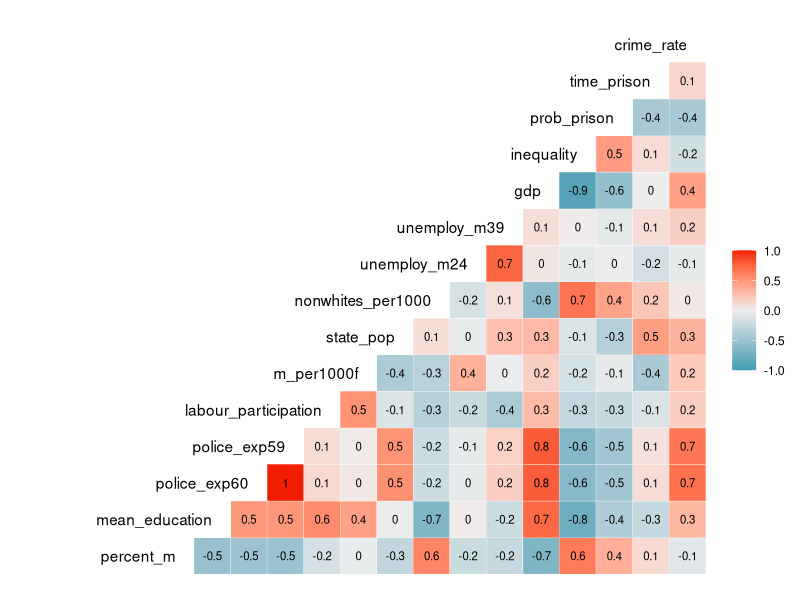
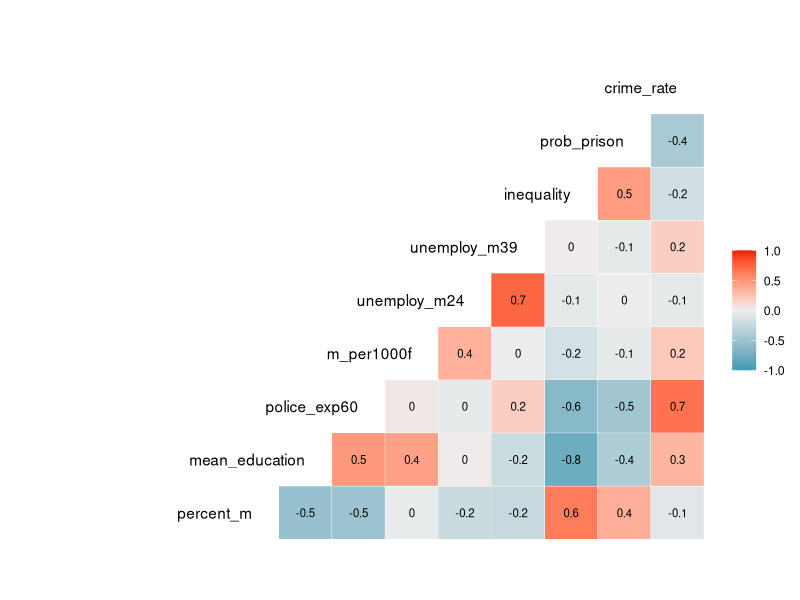
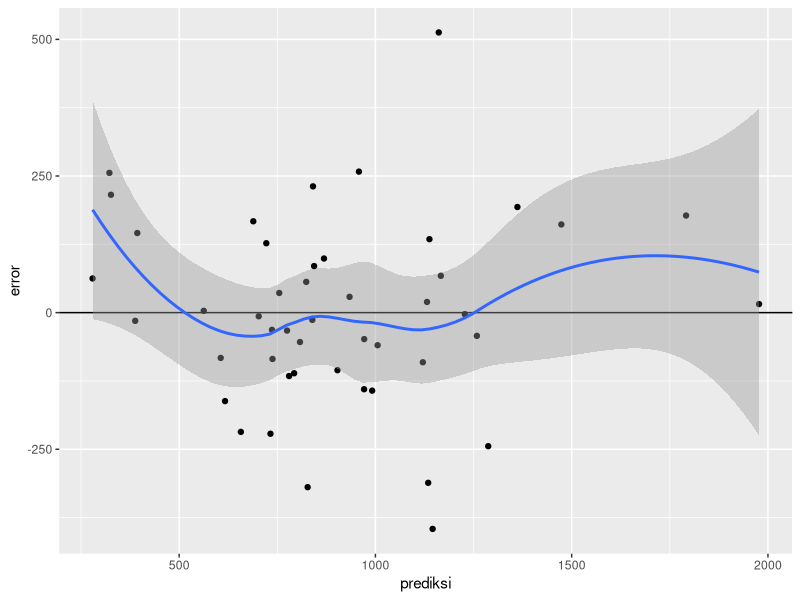
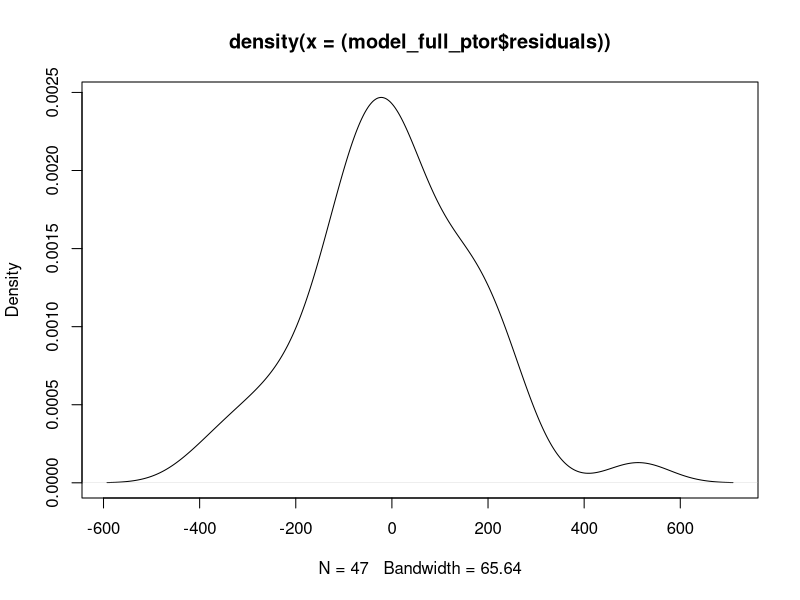
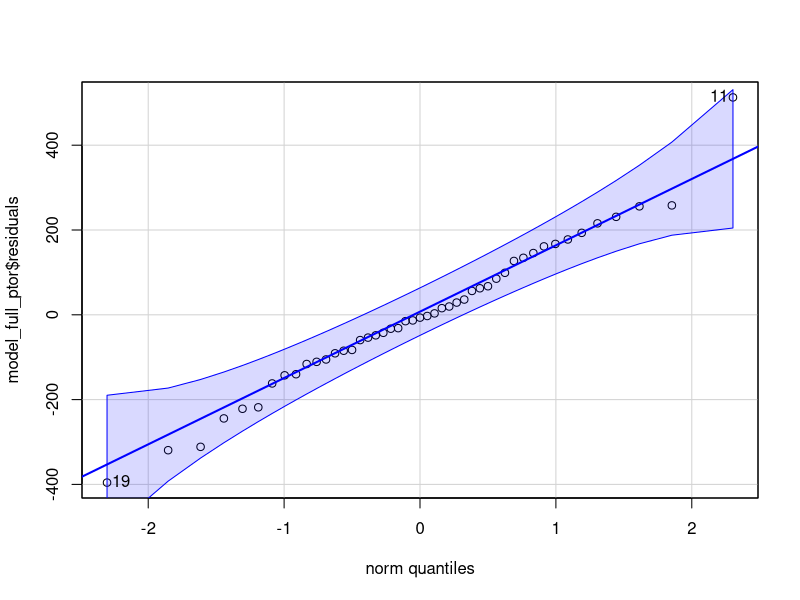
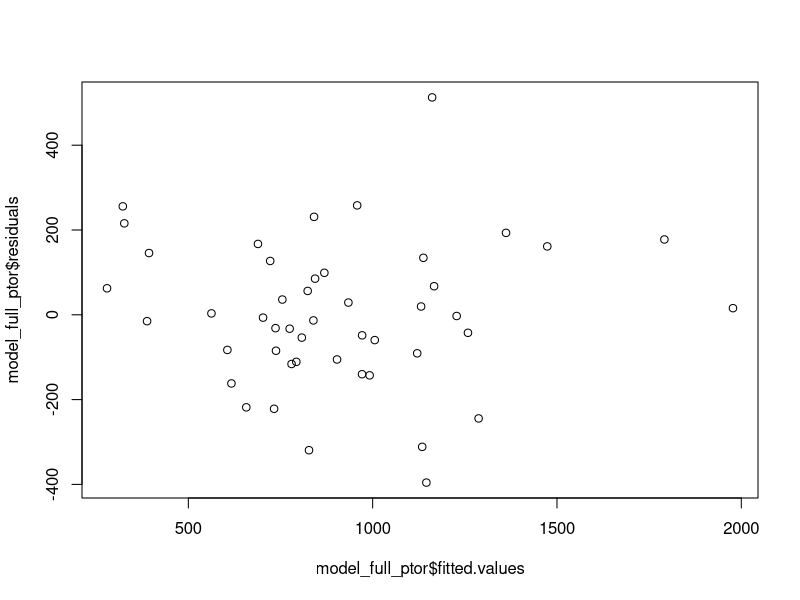

The R script that drew these images, in order:
## ---- chunk 1
knitr::opts_chunk$set(echo = TRUE)
## ---- chunk 2
# data wrangling
library(tidyverse)
# check asumsi model
library(lmtest)
library (car)

# calculate error
library(MLmetrics)
# correlation
library(GGally)

options(scipen = 999)
## ---- chunk 3
crime <- read.csv("data_input/crime.csv")
## ---- chunk 4
df_data_crime <- crime %>% 
  mutate(is_south = as.logical(is_south))
glimpse(df_data_crime)
## ---- chunk 5
table(df_data_crime$is_south)
## ---- chunk 6
colSums(is.na(df_data_crime))
## ---- chunk 7
ggcorr(df_data_crime %>% select(-is_south), label = TRUE, label_size = 2.9, hjust = 1, layout.exp = 4,)
## ---- chunk 8
#model full / used all variable to be predictors
model_full_ptor <- lm(formula = crime_rate~., data = df_data_crime)
model_stepcrime<- step(model_full_ptor,direction = "both",trace = 0)
summary(model_stepcrime)
## ---- chunk 9
crime_test <- read.csv("data_input/crime_test.csv")
crime_test$is_south <- as.logical(crime_test$is_south)
## ---- chunk 10
pred_crime_test <-  Predict(model_stepcrime,newdata = crime_test)
## ---- chunk 11
# mean absolut error
MAE(pred_crime_test,crime_test$crime_rate)
# mean absolute percentage error
MAPE(pred_crime_test,crime_test$crime_rate)
# Root Mean Squared Error
RMSE(pred_crime_test,crime_test$crime_rate)
## ---- chunk 12
ggcorr(df_data_crime %>% 
         select(
           percent_m,
           mean_education,
           police_exp60,
           m_per1000f,
           unemploy_m24,
           unemploy_m39,
           inequality,
           prob_prison,
           crime_rate
         ),label = TRUE, label_size = 2.9, hjust = 1, layout.exp = 4)
## ---- chunk 13
data.frame(prediksi = model_full_ptor$fitted.values, # prediksi
     error = model_full_ptor$residuals) %>% 
  ggplot(aes(prediksi,error))+
  geom_hline(yintercept= 0)+ # garis lurus disumbu y = 0
  geom_point()+
  geom_smooth()
  # error
## ---- chunk 14
plot(density((model_full_ptor$residuals)))
## ---- chunk 15
# condition accept if : p-value > 0.05
shapiro.test(model_full_ptor$residuals)
## ---- chunk 16
qqPlot(model_full_ptor$residuals)
## ---- chunk 17
# condition accept if : p-value > 0.05
bptest(model_full_ptor)
## ---- chunk 18
plot(model_full_ptor$fitted.values, # prediction
     model_full_ptor$residuals) # error
## ---- chunk 19
# condition accept if : vif < 10
vif(model_stepcrime)
